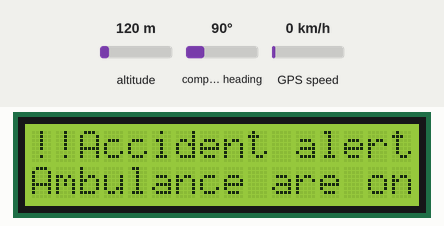
This sketch was run on a simulated Arduino Uno, built with avr-gcc and run on an emulated ATmega328P. Parts: 16×2 character LCD. The inputs (shaded band) are chosen by the test bench; at power-on: altitude 120 m, compass heading 90°, GPS speed 0 km/h. The GPS gets a fix after 3 s at 37.7749, -122.4194 with 8 satellites; what the sketch prints to the serial monitor is not drawn.

Above: at 0.3 s.
At 5.7 s:
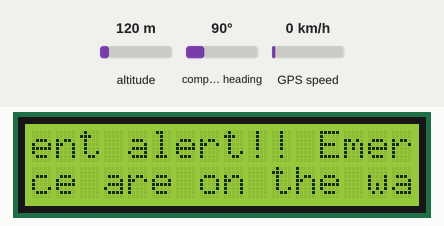
At 10.4 s:
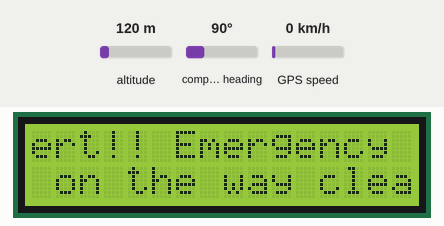
At 19.8 s:
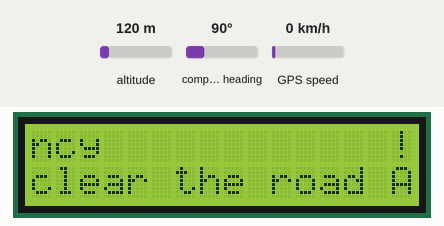
At 29.2 s:
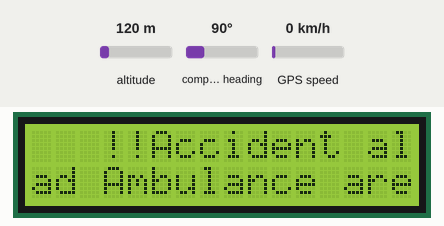
At 38.6 s:
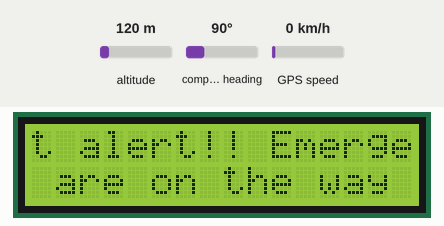

Measured:
- what the display in image 0 shows lasts 0.8 s, from 0.2 s to 1.0 s

The sketch:

sketch_mar20c.ino
```cpp
#include <LiquidCrystal.h>
#include <TinyGPS++.h>
#include <SoftwareSerial.h>

// initialize the library with the numbers of the interface pins

LiquidCrystal lcd(0, 1, 8, 9, 10, 11); /// REGISTER SELECT PIN,ENABLE PIN,D4 PIN,D5 PIN, D6 PIN, D7 PIN
static const int RXPin = 4, TXPin = 3;
static const uint32_t GPSBaud = 9600;

// The TinyGPS++ object
TinyGPSPlus gps;

// The serial connection to the GPS device
SoftwareSerial ss(RXPin, TXPin);

void setup()
{
  Serial.begin(9600);
  ss.begin(GPSBaud);
  lcd.begin(16, 2);

  Serial.println(F("DeviceExample.ino"));
  Serial.println(F("A simple demonstration of TinyGPS++ with an attached GPS module"));
  Serial.print(F("Testing TinyGPS++ library v. "));
  Serial.println(TinyGPSPlus::libraryVersion());
  Serial.println(F("by Mikal Hart"));
  Serial.println();
}


void loop()
{


  // This sketch displays information every time a new sentence is correctly encoded.
  while (ss.available() > 0)
    if (gps.encode(ss.read()))
      displayInfo();

  if (millis() > 5000 && gps.charsProcessed() < 10)
  {
    Serial.println(F("No GPS detected: check wiring."));
    while(true);
  }
}

void displayInfo()
{
  Serial.print(F("Location: "));
  if (gps.location.isValid())
  {
    Serial.print(gps.location.lat(), 6);
    Serial.print(F(","));
    Serial.print(gps.location.lng(), 6);


   // set the cursor to column 0, line1
  }
  else
  {
    Serial.print(F("INVALID"));
  }

  Serial.print(F("  Date/Time: "));
  if (gps.date.isValid())
  {
    Serial.print(gps.date.month());
    Serial.print(F("/"));
    Serial.print(gps.date.day());
    Serial.print(F("/"));
    Serial.print(gps.date.year());
  }
  else
  {
    Serial.print(F("INVALID"));
  }

  Serial.print(F(" "));
  if (gps.time.isValid())
  {
    if (gps.time.hour() < 10) Serial.print(F("0"));
    Serial.print(gps.time.hour());
    Serial.print(F(":"));
    if (gps.time.minute() < 10) Serial.print(F("0"));
    Serial.print(gps.time.minute());
    Serial.print(F(":"));
    if (gps.time.second() < 10) Serial.print(F("0"));
    Serial.print(gps.time.second());
    Serial.print(F("."));
    if (gps.time.centisecond() < 10) Serial.print(F("0"));
    Serial.print(gps.time.centisecond());
  }
  else
  {
    Serial.print(F("INVALID"));
  }

  Serial.println();

   lcd.print("  Accident alert!! Emergency");//print name

lcd.setCursor(0, 1); // set the cursor to column 0, line 2

lcd.print("Ambulance are on the way clear the road !!");//print name

delay(750);//delay of 0.75sec

lcd.scrollDisplayLeft();//shifting data on LCD

lcd.setCursor(0, 0);
}
```
